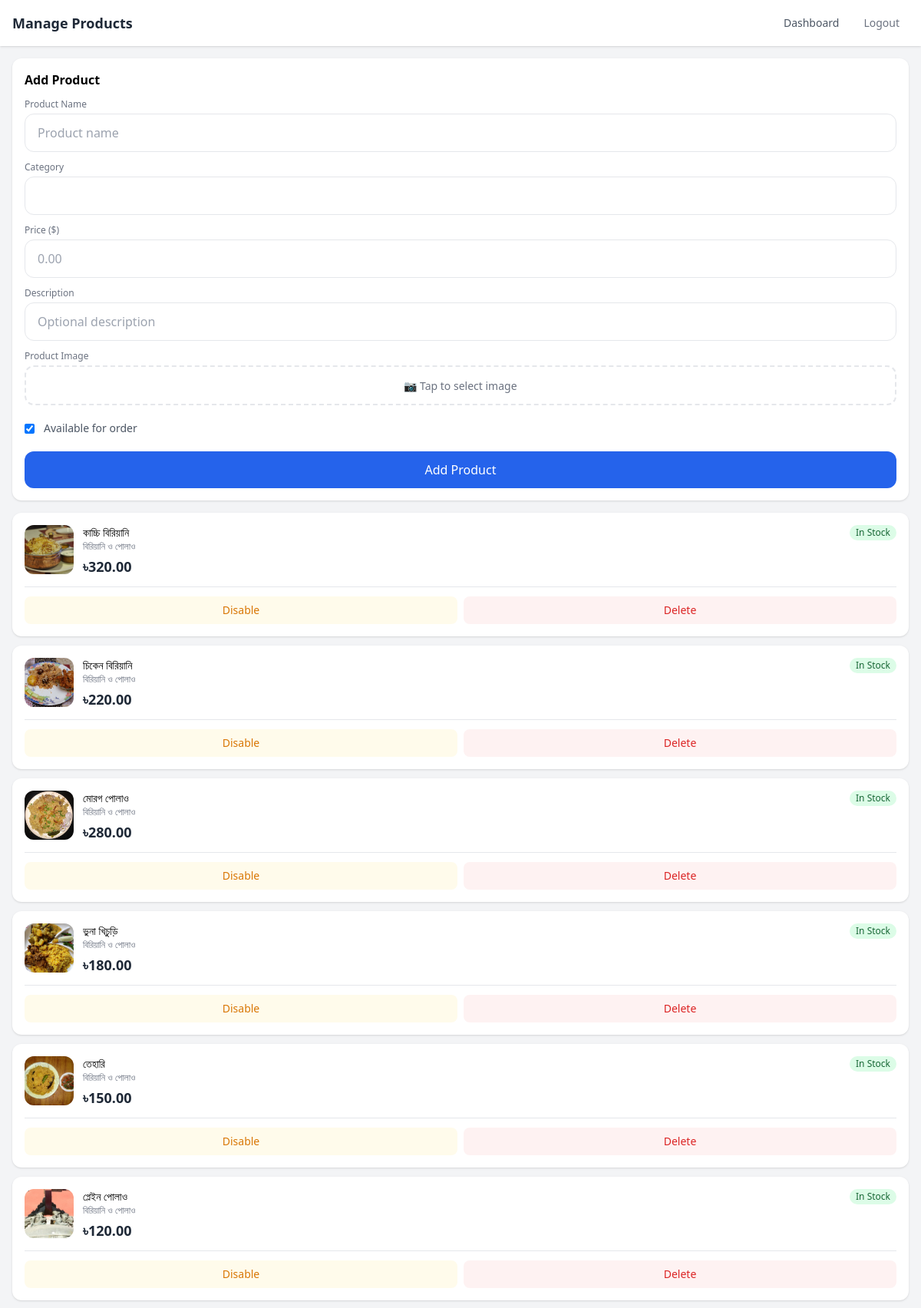
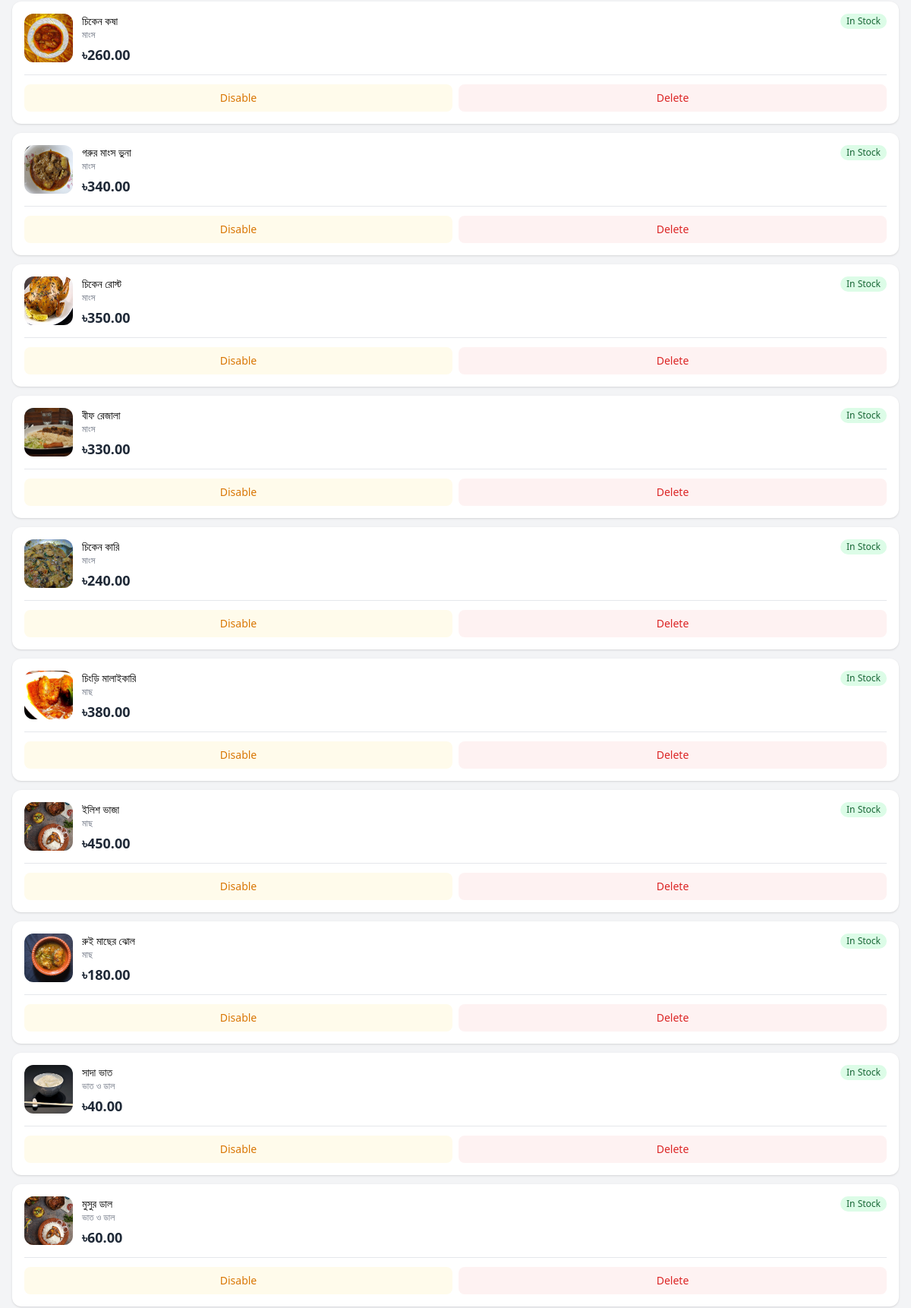
The app's page /admin/products (signed in, upper part) with its own data (2 pictures, top to bottom).
### app/models/product.py (models this page shows, shortened)
class Product(db.Model):
    __tablename__ = "products"
    id = db.Column(db.Integer, primary_key=True)
    category_id = db.Column(db.Integer, db.ForeignKey("categories.id"), nullable=False)
    name = db.Column(db.String(200), nullable=False)
    description = db.Column(db.Text, default="")
    price = db.Column(db.Float, nullable=False)
    is_available = db.Column(db.Boolean, default=True)
    image_url = db.Column(db.String(500), default="")
    special_offer = db.relationship("SpecialOffer", backref="product", uselist=False)

### app/models/category.py (models this page shows, shortened)
class Category(db.Model):
    __tablename__ = "categories"
    id = db.Column(db.Integer, primary_key=True)
    name = db.Column(db.String(100), nullable=False)
    status = db.Column(db.Boolean, default=True)
    display_order = db.Column(db.Integer, default=0)
    products = db.relationship("Product", backref="category", lazy="dynamic")

### app/blueprints/admin/routes.py (the view, shortened to what this page needs)
@admin_bp.route("/products", methods=["GET", "POST"])
@login_required
@admin_required
def products():
    form = ProductForm()
    form.category_id.choices = [(c.id, c.name) for c in Category.query.filter_by(status=True).all()]
    products = Product.query.all()
    return render_template("admin/products.html", products=products, form=form)

### app/blueprints/admin/forms.py
class ProductForm(FlaskForm):
    name = StringField("Name", validators=[DataRequired(), Length(max=200)])
    description = StringField("Description", validators=[Optional()])
    price = FloatField("Price", validators=[DataRequired(), NumberRange(min=0)])
    category_id = IntegerField("Category", validators=[DataRequired()])
    is_available = BooleanField("Available", default=True)

### app/blueprints/admin/routes.py (called while the page is built)
def admin_required(f):
    @wraps(f)
    def decorated_function(*args, **kwargs):
        if not current_user.is_authenticated or current_user.role != "admin":
            abort(403)
        return f(*args, **kwargs)
    return decorated_function

### app/models/staff_user.py (called while the page is built)
@login_manager.user_loader
def load_user(user_id):
    return StaffUser.query.get(int(user_id))

### app/templates/admin/products.html (shortened to what this page needs)
{% extends "base.html" %}
{% block content %}
<div class="min-h-screen bg-gray-100">
    <nav class="bg-white shadow safe-area-top">
        <div class="px-4 py-3 flex items-center justify-between">
            <h1 class="text-lg font-bold text-gray-800">Manage Products</h1>
            <div class="flex items-center gap-2">
                <a href="/admin/" class="text-gray-600 text-sm px-3 py-2">Dashboard</a>
                <a href="/admin/logout" class="text-gray-500 text-sm px-3 py-2">Logout</a>
            </div>
        </div>
    </nav>
    <main class="px-4 py-4">
        <div class="bg-white rounded-xl shadow p-4 mb-4">
            <h2 class="text-base font-bold mb-3">Add Product</h2>
            <form method="POST" enctype="multipart/form-data" class="space-y-3">
                <div>
                    <label class="block text-xs text-gray-500 mb-1">Product Name</label>
                    {{ form.name(placeholder="Product name", class="w-full px-4 py-3 border rounded-xl focus:outline-none focus:ring-2 focus:ring-blue-500") }}
                </div>
                <div>
                    <label class="block text-xs text-gray-500 mb-1">Category</label>
                    {{ form.category_id(class="w-full px-4 py-3 border rounded-xl focus:outline-none focus:ring-2 focus:ring-blue-500") }}
                </div>
                <div>
                    <label class="block text-xs text-gray-500 mb-1">Price ($)</label>
                    {{ form.price(placeholder="0.00", class="w-full px-4 py-3 border rounded-xl focus:outline-none focus:ring-2 focus:ring-blue-500") }}
                </div>
                <div>
                    <label class="block text-xs text-gray-500 mb-1">Description</label>
                    {{ form.description(placeholder="Optional description", class="w-full px-4 py-3 border rounded-xl focus:outline-none focus:ring-2 focus:ring-blue-500") }}
                </div>
                <div>
                    <label class="block text-xs text-gray-500 mb-1">Product Image</label>
                    <label class="block w-full px-4 py-3 border-2 border-dashed rounded-xl text-center cursor-pointer active:bg-gray-50">
                        <span class="text-sm text-gray-500">📷 Tap to select image</span>
                    </label>
                </div>
                <div class="flex items-center gap-3 py-2">
                    {{ form.is_available() }}
                    <label class="text-sm text-gray-600">Available for order</label>
                </div>
                <button type="submit" class="w-full bg-blue-600 text-white py-3 rounded-xl font-medium active:bg-blue-700 active:scale-95 transition-all">
                    Add Product
                </button>
            </form>
        </div>
        <div class="space-y-3">
            {% for product in products %}
            <div class="bg-white rounded-xl shadow p-4">
                <div class="flex gap-3">
                    {% if product.image_url %}
                    <img src="/static/{{ product.image_url }}" alt="{{ product.name }}" class="w-16 h-16 object-cover rounded-xl flex-shrink-0">
                    {% else %}
                    <div class="w-16 h-16 bg-gray-200 rounded-xl flex items-center justify-center text-gray-400 flex-shrink-0">📷</div>
                    {% endif %}
                    <div class="flex-1 min-w-0">
                        <div class="flex items-start justify-between">
                            <div>
                                <h3 class="font-medium text-sm truncate">{{ product.name }}</h3>
                                <p class="text-xs text-gray-500">{{ product.category.name }}</p>
                            </div>
                            <span class="px-2 py-0.5 text-xs rounded-full {{ 'bg-green-100 text-green-800' if product.is_available else 'bg-red-100 text-red-800' }}">
                                {{ 'In Stock' if product.is_available else 'Out' }}
                            </span>
                        </div>
                        <p class="text-lg font-bold text-gray-800 mt-1">৳{{ "%.2f"|format(product.price) }}</p>
                    </div>
                </div>
                <div class="flex gap-2 mt-3 pt-3 border-t">
                    <form method="POST" action="/admin/products/{{ product.id }}/toggle" class="flex-1">
                        <button type="submit" class="w-full py-2 rounded-lg text-sm font-medium {{ 'bg-amber-50 text-amber-600 active:bg-amber-100' if product.is_available else 'bg-green-50 text-green-600 active:bg-green-100' }} transition-all">
                            {{ 'Disable' if product.is_available else 'Enable' }}
                        </button>
                    </form>
                    <form method="POST" action="/admin/products/{{ product.id }}/delete" class="flex-1"
                        onsubmit="return confirm('Delete this product?')">
                        <button type="submit" class="w-full bg-red-50 text-red-600 py-2 rounded-lg text-sm font-medium active:bg-red-100 transition-all">
                            Delete
                        </button>
                    </form>
                </div>
            </div>
            {% endfor %}
        </div>
    </main>
</div>
{% endblock %}

### app/templates/base.html (style rules this page uses)
* { -webkit-tap-highlight-color: transparent; }
input, textarea, select { font-size: 16px !important; }

### records on screen
Product: image_url (picture), name "কাচ্চি বিরিয়ানি", category.name "বিরিয়ানি ও পোলাও", is_available "In Stock", price "320.00", is_available "Disable"
Product: image_url (picture), name "চিকেন বিরিয়ানি", category.name "বিরিয়ানি ও পোলাও", is_available "In Stock", price "220.00", is_available "Disable"
Product: image_url (picture), name "মোরগ পোলাও", category.name "বিরিয়ানি ও পোলাও", is_available "In Stock", price "280.00", is_available "Disable"
Product: image_url (picture), name "ভুনা খিচুড়ি", category.name "বিরিয়ানি ও পোলাও", is_available "In Stock", price "180.00", is_available "Disable"
Product: image_url (picture), name "তেহারি", category.name "বিরিয়ানি ও পোলাও", is_available "In Stock", price "150.00", is_available "Disable"
Product: image_url (picture), name "প্লেইন পোলাও", category.name "বিরিয়ানি ও পোলাও", is_available "In Stock", price "120.00", is_available "Disable"
Product: image_url (picture), name "চিকেন কষা", category.name "মাংস", is_available "In Stock", price "260.00", is_available "Disable"
Product: image_url (picture), name "গরুর মাংস ভুনা", category.name "মাংস", is_available "In Stock", price "340.00", is_available "Disable"
Product: image_url (picture), name "চিকেন রোস্ট", category.name "মাংস", is_available "In Stock", price "350.00", is_available "Disable"
Product: image_url (picture), name "বীফ রেজালা", category.name "মাংস", is_available "In Stock", price "330.00", is_available "Disable"
Product: image_url (picture), name "চিকেন কারি", category.name "মাংস", is_available "In Stock", price "240.00", is_available "Disable"
Product: image_url (picture), name "চিংড়ি মালাইকারি", category.name "মাছ", is_available "In Stock", price "380.00", is_available "Disable"
Product: image_url (picture), name "ইলিশ ভাজা", category.name "মাছ", is_available "In Stock", price "450.00", is_available "Disable"
Product: image_url (picture), name "রুই মাছের ঝোল", category.name "মাছ", is_available "In Stock", price "180.00", is_available "Disable"
Product: image_url (picture), name "সাদা ভাত", category.name "ভাত ও ডাল", is_available "In Stock", price "40.00", is_available "Disable"
Product: image_url (picture), name "মুসুর ডাল", category.name "ভাত ও ডাল", is_available "In Stock", price "60.00", is_available "Disable"
